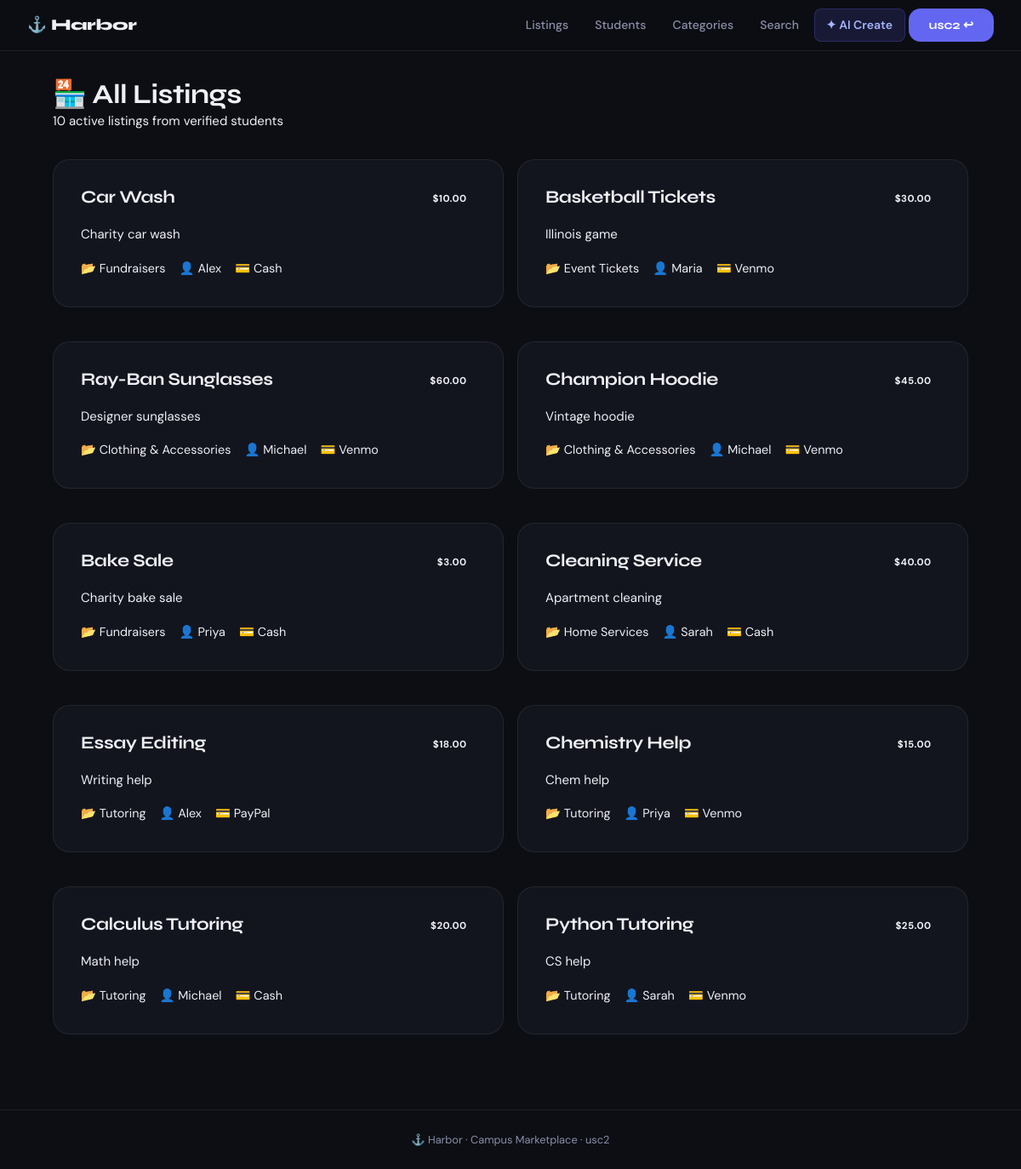
Screenshot of /render/ (signed in) with the database file from the repository.
### listings/models.py (models this page shows, shortened)
class Listing(models.Model):
    PAYMENT_METHODS = [
        ('VENMO', 'Venmo'),
        ('CASH', 'Cash'),
        ('PAYPAL', 'PayPal'),
        ('ZELLE', 'Zelle'),
    ]
    seller = models.ForeignKey(
        Student,
        on_delete=models.CASCADE,
        related_name='listings'
    )
    category = models.ForeignKey(
        Category,
        on_delete=models.PROTECT,
        related_name='listings'
    )
    title = models.CharField(max_length=200)
    description = models.TextField(max_length=1000)
    price = models.DecimalField(
        max_digits=10,
        decimal_places=2,
        null=True,
        blank=True,
        help_text="Price in USD (leave blank for free/donations)"
    )
    contact_method = models.CharField(max_length=200)
    accepted_payment = models.CharField(
        max_length=20,
        choices=PAYMENT_METHODS,
        default='VENMO'
    )
    is_active = models.BooleanField(default=True)
    created_at = models.DateTimeField(auto_now_add=True)
    updated_at = models.DateTimeField(auto_now=True)
    class Meta:
        ordering = ['-created_at']
        constraints = [
            models.UniqueConstraint(
                fields=['seller', 'title'],
                name='unique_listing_per_seller'
            )
        ]
    def get_absolute_url(self):
        from django.urls import reverse
        return reverse('listing_detail', args=[str(self.id)])

class Category(models.Model):
    CATEGORY_TYPES = [
        ('SERVICE', 'Service'),
        ('FUNDRAISER', 'Fundraiser'),
        ('SELLER', 'Seller'),
    ]
    name = models.CharField(max_length=100)
    category_type = models.CharField(max_length=20, choices=CATEGORY_TYPES)
    description = models.TextField(max_length=300, blank=True)
    class Meta:
        ordering = ['name']
        verbose_name_plural = 'Categories'
        constraints = [
            models.UniqueConstraint(
                fields=['name', 'category_type'],
                name='unique_category_name_per_type'
            )
        ]

class Student(models.Model):
    first_name = models.CharField(max_length=100)
    last_name = models.CharField(max_length=100)
    university_email = models.EmailField(
        unique=True,
        validators=[EmailValidator()],
        help_text="Must be a valid .edu email address"
    )
    phone_number = models.CharField(max_length=15, blank=True)
    bio = models.TextField(max_length=500, blank=True)
    is_verified = models.BooleanField(default=False)
    created_at = models.DateTimeField(auto_now_add=True)
    updated_at = models.DateTimeField(auto_now=True)
    class Meta:
        ordering = ['-created_at']
        constraints = [
            models.UniqueConstraint(
                fields=['university_email'],
                name='unique_student_email'
            )
        ]

### listings/views.py (the view)
# urls.py: path('render/', login_required(listing_render_view), name='listing_render'),
@login_required
def listing_render_view(request):
    listings = Listing.objects.filter(is_active=True)
    return render(
        request,
        "listings/listing_features.html",
        {"listings": listings}
    )

### listings/templates/listings/listing_features.html (shortened to what this page needs)
{% extends "base.html" %}
{% block content %}
    <h2>🏪 All Listings</h2>
    <p style="color: var(--text-secondary); margin-bottom: 2rem;">{{ listings.count }} active listings from verified students</p>
    <div class="grid grid-2">
        {% for item in listings %}
            <div class="detail-card" style="cursor: pointer; transition: all 0.3s;">
                <a href="{{ item.get_absolute_url }}" style="text-decoration: none; color: inherit;">
                    <div style="display: flex; justify-content: space-between; align-items: start; margin-bottom: 1rem;">
                        <h3 style="margin: 0; font-size: 1.3rem;">{{ item.title }}</h3>
                        <span class="badge">${{ item.price|default:"Free" }}</span>
                    </div>
                    <p style="color: var(--text-secondary); margin: 0.5rem 0;">
                        {{ item.description|truncatewords:20 }}
                    </p>
                    <div style="display: flex; gap: 1rem; margin-top: 1rem; font-size: 0.9rem; color: var(--text-secondary);">
                        <span>📂 {{ item.category.name }}</span>
                        <span>👤 {{ item.seller.first_name }}</span>
                        <span>💳 {{ item.get_accepted_payment_display }}</span>
                    </div>
                </a>
            </div>
        {% empty %}
            <div class="empty-state">
                <p style="font-size: 1.2rem;">No listings available right now</p>
                <p>Be the first to post something!</p>
            </div>
        {% endfor %}
    </div>
{% endblock %}

### listings/templates/base.html (shortened to what this page needs)
{% load static %}
<!DOCTYPE html>
<html lang="en">
<head>
    <link rel="stylesheet" href="{% static 'listings/css/styles.css' %}">
</head>
<body>
<nav class="navbar">
    <a href="{% url 'home' %}" class="nav-brand">⚓ Harbor</a>
    <div class="nav-links">
        {% if user.is_authenticated %}
            <a href="{% url 'listing_list' %}">Listings</a>
            <a href="{% url 'student_list' %}">Students</a>
            <a href="{% url 'category_list' %}">Categories</a>
            <a href="{% url 'listing_search_get' %}">Search</a>
            <a href="{% url 'create_local_ai' %}" class="nav-ai-btn">✦ AI Create</a>
            <form method="post" action="{% url 'account_logout' %}" class="logout-form">
                <button type="submit" class="nav-logout">{{ user.username }} ↩</button>
            </form>
        {% else %}
            <a href="{% url 'account_login' %}">Login</a>
            <a href="{% url 'account_signup' %}" class="nav-signup">Sign Up</a>
        {% endif %}
    </div>
</nav>
<main class="page-main">
    {% block content %}{% endblock %}
</main>
<footer class="site-footer">
    <p>⚓ Harbor · Campus Marketplace · {{ request.user.username|default:"" }}</p>
</footer>
</body>
</html>

### listings/static/listings/css/styles.css (style rules this page uses)
:root { --primary: #6366f1; --primary-dim: rgba(99,102,241,0.15); --accent: #818cf8; --secondary: #f472b6; --success: #34d399; --warning: #fbbf24; --danger: #f87171; --bg: #0c0e14; --bg-card: #13151e; --bg-raise: #1a1d2a; --bg-hover: #1f2235; --text: #eef0f6; --text-2: #8b90a8; --text-3: #555a72; --border: rgba(255,255,255,0.07); --border-focus: rgba(99,102,241,0.5); --radius-sm: 8px; --radius-md: 14px; --radius-lg: 20px; --radius-xl: 28px; --shadow-card: 0 2px 16px rgba(0,0,0,0.35); --shadow-lift: 0 8px 32px rgba(0,0,0,0.45); --glow-primary: 0 0 24px rgba(99,102,241,0.25); }
*, *::before, *::after { box-sizing: border-box; margin: 0; padding: 0; }
html { scroll-behavior: smooth; }
body { font-family: 'DM Sans', -apple-system, sans-serif; background: var(--bg); color: var(--text); line-height: 1.65; min-height: 100vh; font-size: 15px; -webkit-font-smoothing: antialiased; }
h1, h2, h3, h4, h5 { font-family: 'Syne', sans-serif; letter-spacing: -0.02em; line-height: 1.2; color: var(--text); }
h2 { font-size: clamp(1.35rem, 3vw, 2rem); font-weight: 700; }
h3 { font-size: 1.2rem; font-weight: 700; }
p { color: var(--text-2); }
a { color: var(--accent); text-decoration: none; transition: color 0.15s; }
.navbar { position: sticky; top: 0; z-index: 200; display: flex; align-items: center; justify-content: space-between; padding: 0 2rem; height: 60px; background: rgba(12,14,20,0.92); backdrop-filter: blur(20px); border-bottom: 1px solid var(--border); }
.nav-brand { font-family: 'Syne', sans-serif; font-weight: 800; font-size: 1.15rem; color: var(--text) !important; letter-spacing: -0.02em; flex-shrink: 0; }
.nav-links { display: flex; align-items: center; gap: 0.25rem; }
.nav-links a { color: var(--text-2); font-size: 0.875rem; font-weight: 500; padding: 0.45rem 0.85rem; border-radius: var(--radius-sm); transition: all 0.15s; }
.nav-ai-btn { background: var(--primary-dim) !important; color: #a5b4fc !important; border: 1px solid rgba(99,102,241,0.25) !important; font-weight: 600 !important; }
.nav-logout { background: none; border: 1px solid var(--border); color: var(--text-2); font-size: 0.875rem; font-weight: 500; padding: 0.45rem 0.85rem; border-radius: var(--radius-sm); cursor: pointer; font-family: 'DM Sans', sans-serif; transition: all 0.15s; }
.logout-form { display: flex; align-items: center; }
.page-main { max-width: 1140px; margin: 0 auto; padding: 2rem 2rem 4rem; }
.btn, button[type="submit"] { display: inline-flex; align-items: center; gap: 0.4rem; padding: 0.7rem 1.5rem; background: var(--primary); color: white; border: none; border-radius: var(--radius-md); font-family: 'Syne', sans-serif; font-size: 0.9rem; font-weight: 700; cursor: pointer; transition: all 0.2s; text-decoration: none; }
.detail-card { background: var(--bg-card); border: 1px solid var(--border); border-radius: var(--radius-lg); padding: 2rem; margin-bottom: 1.5rem; }
.badge { display: inline-block; padding: 0.25rem 0.65rem; border-radius: 999px; font-size: 0.72rem; font-weight: 700; letter-spacing: 0.04em; text-transform: uppercase; }
.site-footer { border-top: 1px solid var(--border); padding: 1.5rem 2rem; text-align: center; font-size: 0.8rem; color: var(--text-3); }
.grid-2 { display: grid; grid-template-columns: 1fr 1fr; gap: 1rem; }

### rows the page displays
Listing: title "Car Wash", price "10.00", description "Charity car wash", category.name "Fundraisers", seller.first_name "Alex", accepted_payment "Cash"
Listing: title "Basketball Tickets", price "30.00", description "Illinois game", category.name "Event Tickets", seller.first_name "Maria", accepted_payment "Venmo"
Listing: title "Ray-Ban Sunglasses", price "60.00", description "Designer sunglasses", category.name "Clothing & Accessories", seller.first_name "Michael", accepted_payment "Venmo"
Listing: title "Champion Hoodie", price "45.00", description "Vintage hoodie", category.name "Clothing & Accessories", seller.first_name "Michael", accepted_payment "Venmo"
Listing: title "Bake Sale", price "3.00", description "Charity bake sale", category.name "Fundraisers", seller.first_name "Priya", accepted_payment "Cash"
Listing: title "Cleaning Service", price "40.00", description "Apartment cleaning", category.name "Home Services", seller.first_name "Sarah", accepted_payment "Cash"
Listing: title "Essay Editing", price "18.00", description "Writing help", category.name "Tutoring", seller.first_name "Alex", accepted_payment "PayPal"
Listing: title "Chemistry Help", price "15.00", description "Chem help", category.name "Tutoring", seller.first_name "Priya", accepted_payment "Venmo"
Listing: title "Calculus Tutoring", price "20.00", description "Math help", category.name "Tutoring", seller.first_name "Michael", accepted_payment "Cash"
Listing: title "Python Tutoring", price "25.00", description "CS help", category.name "Tutoring", seller.first_name "Sarah", accepted_payment "Venmo"

### other values shown
{{ user.username }} "usc2"
{{ listings.count }} "10"
{{ request.user.username|default:"" }} "usc2"
